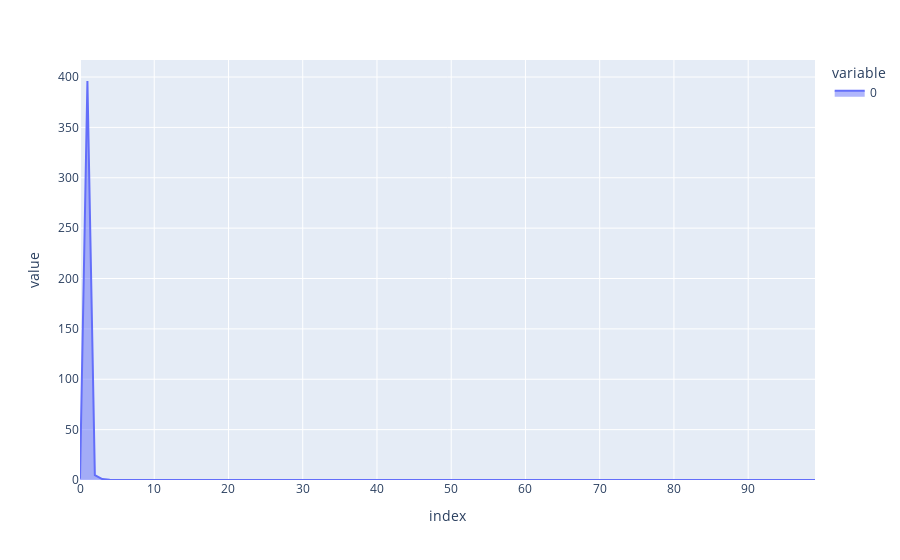

The notebook cell saved with this chart:
### Code cell
px.area(kernel(np.arange(0,1,0.01)))

### Figure 1 — Plotly figure (JSON) as saved in the notebook; plotly's stock layout.template omitted (floating-point values rounded to 4 significant figures)
{"data": [{"fillpattern": {"shape": ""}, "hovertemplate": "variable=0<br>index=%{x}<br>value=%{y}<extra></extra>", "legendgroup": "0", "line": {"color": "#636efa"}, "marker": {"symbol": "circle"}, "mode": "lines", "name": "0", "orientation": "v", "showlegend": true, "stackgroup": "1", "type": "scatter", "x": [0, 1, 2, 3, 4, 5, 6, 7, 8, 9, 10, 11, 12, 13, 14, 15, 16, 17, 18, 19, 20, 21, 22, 23, 24, 25, 26, 27, 28, 29, 30, 31, 32, 33, 34, 35, 36, 37, 38, 39, 40, 41, 42, 43, 44, 45, 46, 47, 48, 49, 50, 51, 52, 53, 54, 55, 56, 57, 58, 59, 60, 61, 62, 63, 64, 65, 66, 67, 68, 69, 70, 71, 72, 73, 74, 75, 76, 77, 78, 79, 80, 81, 82, 83, 84, 85, 86, 87, 88, 89, 90, 91, 92, 93, 94, 95, 96, 97, 98, 99], "xaxis": "x", "y": [1.314, 396.1, 4.907, 0.9044, 0.1666, 0.02509, 0.01054, 0.0004604, 3.414e-56, 0, 0, 0, 0, 0, 0, 0, 0, 0, 0, 0, 0, 0, 0, 0, 0, 0, 0, 0, 0, 0, 0, 0, 0, 0, 0, 0, 0, 0, 0, 0, 0, 0, 0, 0, 0, 0, 0, 0, 0, 0, 0, 0, 0, 0, 0, 0, 0, 0, 0, 0, 0, 0, 0, 0, 0, 0, 0, 0, 0, 0, 0, 0, 0, 0, 0, 0, 0, 0, 0, 0, 0, 0, 0, 0, 0, 0, 0, 0, 0, 0, 0, 0, 0, 0, 0, 0, 0, 0, 0, 0], "yaxis": "y"}], "layout": {"legend": {"title": {"text": "variable"}, "tracegroupgap": 0}, "margin": {"t": 60}, "xaxis": {"anchor": "y", "domain": [0, 1], "title": {"text": "index"}}, "yaxis": {"anchor": "x", "domain": [0, 1], "title": {"text": "value"}}}}
